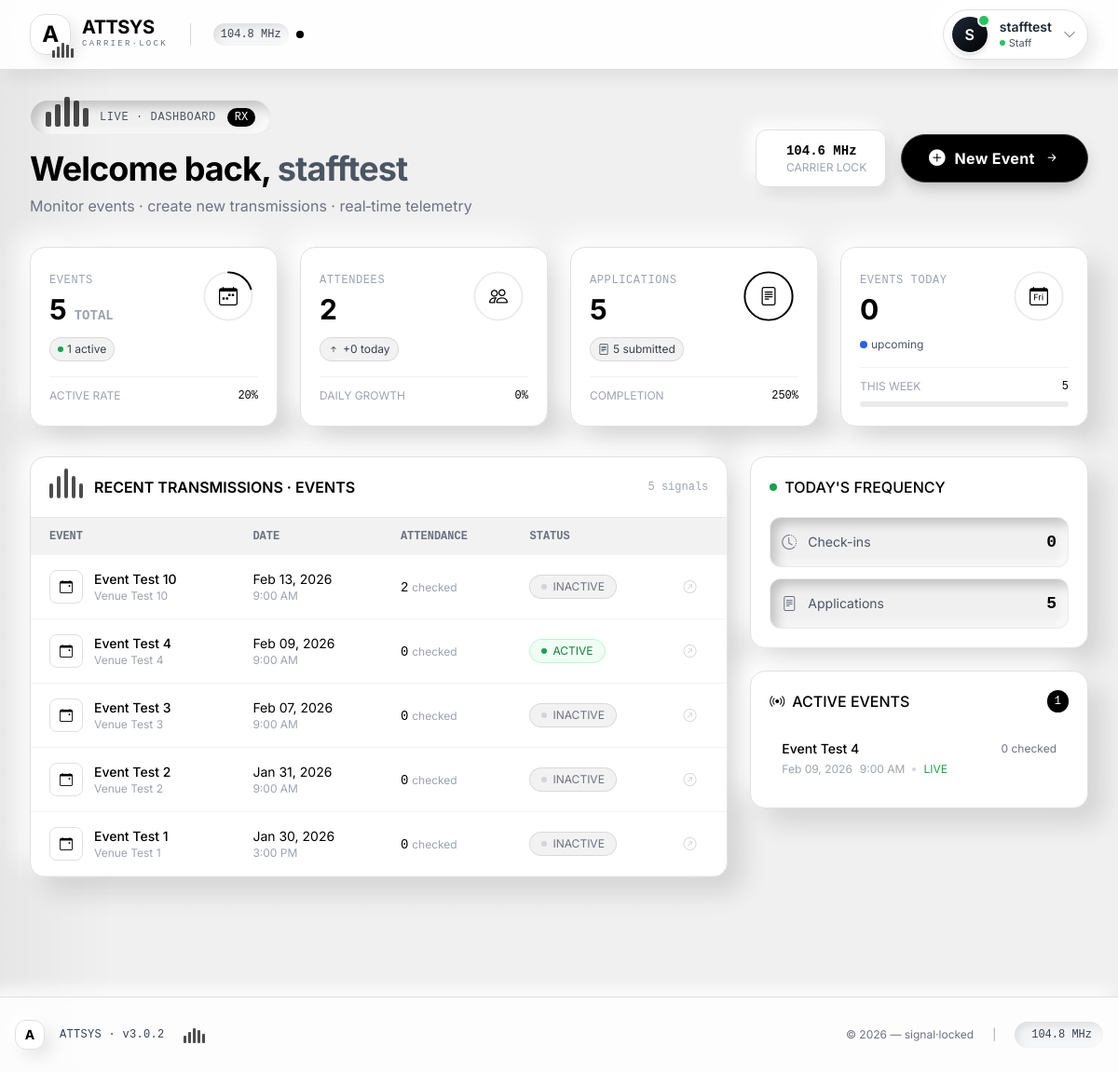
Page /attsys/dashboard/ (signed in) on the earlier database version.
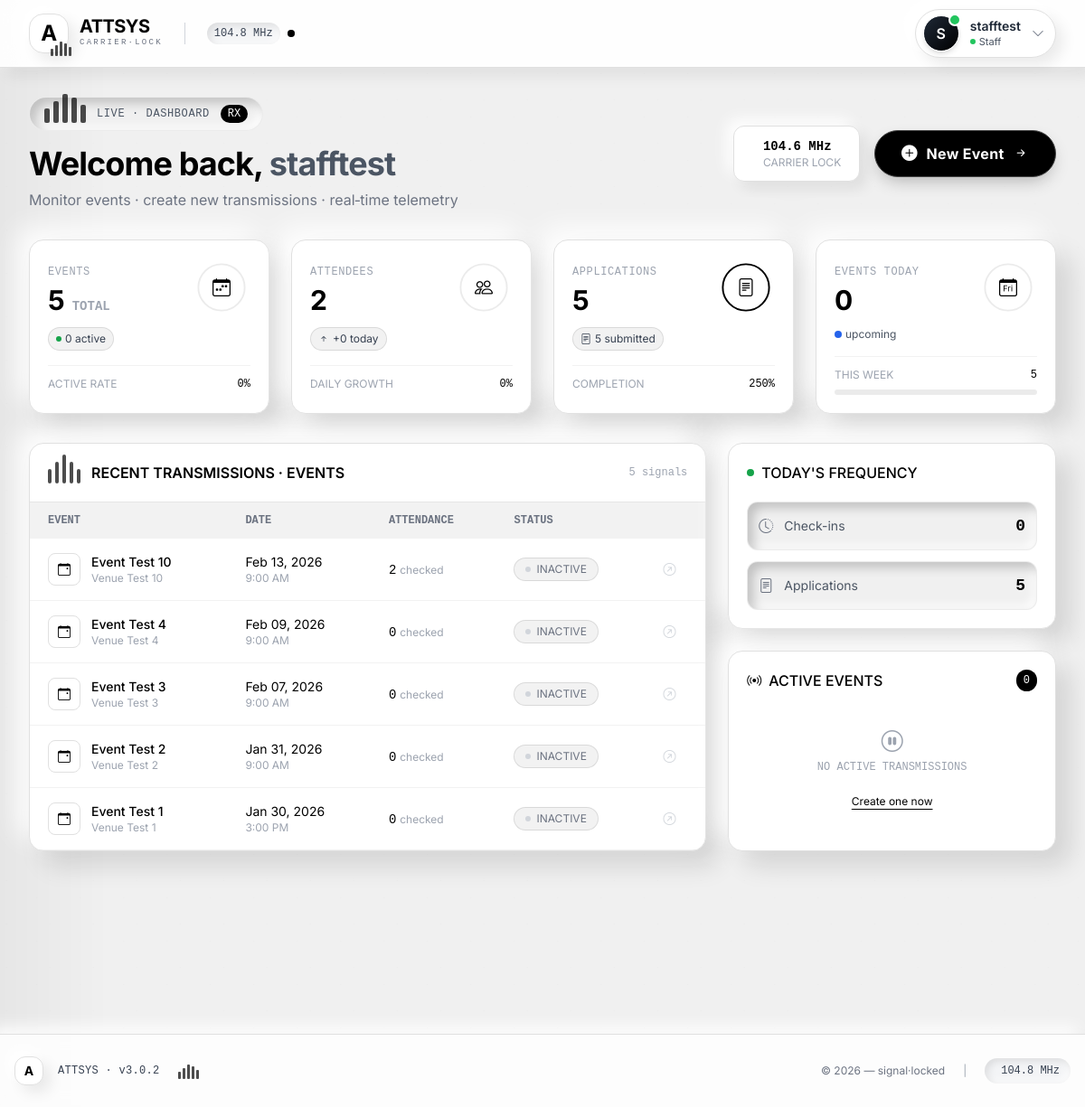
Same page on the later database version.
### attsys/models.py (models this page shows, shortened)
class Event(models.Model):
    STATE_CHOICES = (
        ('KUALA_LUMPUR', 'Kuala Lumpur'),
        ('SELANGOR', 'Selangor'),
        ('JOHOR', 'Johor'),
        ('PENANG', 'Penang'),
        ('PERAK', 'Perak'),
        ('SABAH', 'Sabah'),
        ('SARAWAK', 'Sarawak'),
        ('PAHANG', 'Pahang'),
        ('NEGERI_SEMBILAN', 'Negeri Sembilan'),
        ('KEDAH', 'Kedah'),
        ('KELANTAN', 'Kelantan'),
        ('TERENGGANU', 'Terengganu'),
        ('MELAKA', 'Melaka'),
        ('PERLIS', 'Perlis'),
        ('LABUAN', 'Labuan'),
        ('PUTRAJAYA', 'Putrajaya'),
        ('OTHER', 'Other'),
    )
    title = models.CharField(max_length=200)
    description = models.TextField(blank=True)
    venue = models.CharField(max_length=200)
    state = models.CharField(max_length=50, choices=STATE_CHOICES, default='KUALA_LUMPUR')
    custom_state = models.CharField(
        max_length=100,
        blank=True,
        verbose_name="Other State"
    )
    date = models.DateField()
    start_time = models.TimeField()
    end_time = models.TimeField()
    created_by = models.ForeignKey(
        User,
        on_delete=models.CASCADE,
        related_name='events'
    )
    assigned_staff = models.ManyToManyField(
        settings.AUTH_USER_MODEL,
        blank=True,
        related_name='assigned_events'
    )
    check_in_token = models.UUIDField(default=uuid.uuid4, unique=True)
    is_active = models.BooleanField(default=False)
    created_at = models.DateTimeField(auto_now_add=True)
    updated_at = models.DateTimeField(auto_now=True)
    class Meta:
        ordering = ['-date', '-created_at']

### attsys/views.py (the view)
# urls.py: path('dashboard/', views.dashboard, name='dashboard'),
@login_required
def dashboard(request):
    if not request.user.is_active:
        return redirect('login')
    today = malaysia_now().date()
    if request.user.role == 'ADMIN':
        total_events = Event.objects.count()
        total_attendees = Attendee.objects.count()
        total_staff = User.objects.filter(role='STAFF', is_active=True).count()
        total_feedback = Feedback.objects.count()
        total_applications = Application.objects.count()
        today_checkins = Attendee.objects.filter(
            attended_at__date=today
        ).count()
        active_events = Event.objects.filter(is_active=True).count()
        avg_rating = Feedback.objects.aggregate(Avg('rating'))['rating__avg']
        events = Event.objects.order_by('-created_at')[:10]
        return render(request, 'dashboard.html', {
            'total_events': total_events,
            'total_attendees': total_attendees,
            'total_staff': total_staff,  # Only for admin
            'total_feedback': total_feedback,
            'total_applications': total_applications,
            'today_checkins': today_checkins,
            'active_events': active_events,
            'avg_rating': avg_rating,
            'events': events,
            'is_admin': True  # Add this flag
        })
    else:
        user_events = Event.objects.filter(created_by=request.user)
        total_events = user_events.count()
        total_attendees = Attendee.objects.filter(event__in=user_events).count()
        total_feedback = Feedback.objects.filter(event__in=user_events).count()
        total_applications = Application.objects.filter(event__in=user_events).count()
        today_checkins = Attendee.objects.filter(
            event__in=user_events,
            attended_at__date=today
        ).count()
        active_events = user_events.filter(is_active=True).count()
        avg_rating = Feedback.objects.filter(
            event__in=user_events
        ).aggregate(Avg('rating'))['rating__avg']
        events = user_events.order_by('-created_at')[:10]
        return render(request, 'dashboard.html', {
            'total_events': total_events,
            'total_attendees': total_attendees,
            'total_feedback': total_feedback,
            'total_applications': total_applications,
            'today_checkins': today_checkins,
            'active_events': active_events,
            'avg_rating': avg_rating,
            'events': events,
            'is_admin': False  # Add this flag
        })

### attsys/views.py (called while the page is built)
def malaysia_now():
    return timezone.now() + timedelta(hours=8)

### attsys/templates/dashboard.html (shortened to what the changed rows need)
{% extends 'base.html' %}
{% block content %}
<div class="flex flex-col md:flex-row justify-between items-start md:items-center mb-8 reveal">
    <div>
        <h1 class="text-3xl md:text-4xl font-bold text-black tracking-tight glitch-text">
            Welcome back,
            <span class="text-gray-600">{{ user.username }}</span>
        </h1>
    </div>
</div>
<div class="grid grid-cols-1 md:grid-cols-2 lg:grid-cols-4 gap-6 mb-8">
    <div class="neu-raised rounded-2xl p-5 card-lift reveal">
        <div class="flex items-start justify-between">
            <div>
                <div class="flex items-center gap-2 mt-3">
                    <span class="inline-flex items-center gap-1 text-xs bg-black/5 text-gray-700 px-2 py-1 rounded-full border border-black/10">
                        <span class="w-1.5 h-1.5 bg-green-600 rounded-full animate-pulse"></span>
                        {{ active_events }} active
                    </span>
                </div>
            </div>
            <div class="w-16 h-16 relative transmission-ripple">
                <svg viewBox="0 0 100 100" class="transform -rotate-90 w-16 h-16">
                    <circle cx="50" cy="50" r="40" class="stat-ring-bg"></circle>
                    <circle cx="50" cy="50" r="40" class="stat-ring-progress"
                            id="eventRing" stroke-dashoffset="251.2"></circle>
                </svg>
                <i class="bi bi-calendar-week absolute inset-0 flex items-center justify-center text-black text-xl"></i>
            </div>
        </div>
        <div class="mt-4 pt-3 border-t border-black/5 text-xs text-gray-400 flex justify-between">
            <span>ACTIVE RATE</span>
            <span class="text-black font-mono" id="activeRate">
                {% widthratio active_events total_events 100 %}%
            </span>
        </div>
    </div>
</div>
<div class="grid grid-cols-1 lg:grid-cols-3 gap-6">
    <div class="lg:col-span-2">
        <div class="neu-raised rounded-2xl overflow-hidden reveal">
            <div class="overflow-x-auto">
                <table class="w-full text-sm">
                    <thead class="bg-black/5 text-gray-500 text-xs font-mono">
                        <tr>
                            <th class="px-5 py-3 text-left">EVENT</th>
                            <th class="px-5 py-3 text-left">DATE</th>
                            <th class="px-5 py-3 text-left">ATTENDANCE</th>
                            <th class="px-5 py-3 text-left">STATUS</th>
                            <th class="px-5 py-3 text-left"></th>
                        </tr>
                    </thead>
                    <tbody>
                        {% for event in events|slice:":5" %}
                        <tr class="data-row" onclick="window.location='{% url 'event_detail' event.id %}'">
                            <td class="px-5 py-4">
                                <div class="flex items-center gap-3">
                                    <div class="neu-flat w-9 h-9 rounded-lg flex items-center justify-center">
                                        <i class="bi bi-calendar-event text-black"></i>
                                    </div>
                                    <div>
                                        <div class="font-medium text-black">{{ event.title|truncatechars:20 }}</div>
                                        <div class="text-xs text-gray-400">{{ event.venue|truncatechars:15 }}</div>
                                    </div>
                                </div>
                            </td>
                            <td class="px-5 py-4">
                                <div class="text-black">{{ event.date|date:"M d, Y" }}</div>
                                {% if event.start_time %}
                                <div class="text-xs text-gray-400">{{ event.start_time|time:"g:i A" }}</div>
                                {% endif %}
                            </td>
                            <td class="px-5 py-4">
                                <span class="text-black font-mono">{{ event.attendees.count }}</span>
                                <span class="text-xs text-gray-400"> checked</span>
                            </td>
                            <td class="px-5 py-4">
                                {% if event.is_active %}
                                <span class="inline-flex items-center gap-1.5 px-3 py-1 rounded-full text-xs bg-green-50 text-green-700 border border-green-200">
                                    <span class="w-1.5 h-1.5 bg-green-600 rounded-full animate-pulse"></span> ACTIVE
                                </span>
                                {% else %}
                                <span class="inline-flex items-center gap-1.5 px-3 py-1 rounded-full text-xs bg-black/5 text-gray-500 border border-black/10">
                                    <span class="w-1.5 h-1.5 bg-gray-300 rounded-full"></span> INACTIVE
                                </span>
                                {% endif %}
                            </td>
                            <td class="px-5 py-4">
                                <i class="bi bi-arrow-up-right-circle text-gray-300 hover:text-black transition"></i>
                            </td>
                        </tr>
                        {% endfor %}
                    </tbody>
                </table>
            </div>
        </div>
    </div>
    <div class="space-y-6">
        <div class="neu-raised rounded-2xl p-5 reveal">
            <div class="flex items-center justify-between mb-4">
                <h4 class="font-medium text-black flex items-center gap-2">
                    <i class="bi bi-broadcast"></i> ACTIVE EVENTS
                </h4>
                <span class="bg-black text-white px-2 py-1 rounded-full text-xs font-mono">{{ active_events }}</span>
            </div>
            {% if active_events > 0 %}
            <div class="space-y-3">
                {% for event in events %}
                    {% if event.is_active and forloop.counter <= 3 %}
                    <div onclick="window.location='{% url 'event_detail' event.id %}'"
                         class="neu-flat p-3 rounded-xl cursor-pointer hover:border-black/20 transition-all border border-transparent">
                        <div class="flex justify-between items-center">
                            <span class="text-sm font-medium text-black">{{ event.title|truncatechars:18 }}</span>
                            <span class="text-xs text-gray-500">{{ event.attendees.count }} checked</span>
                        </div>
                        <div class="flex items-center gap-2 mt-1">
                            <span class="text-xs text-gray-400">{{ event.date|date:"M d, Y" }}</span>
                            {% if event.start_time %}
                            <span class="text-xs text-gray-400">{{ event.start_time|time:"g:i A" }}</span>
                            {% endif %}
                            <span class="w-1 h-1 bg-gray-300 rounded-full"></span>
                            <span class="text-xs text-green-600">LIVE</span>
                        </div>
                    </div>
                    {% endif %}
                {% endfor %}
            </div>
            {% else %}
            <div class="text-center py-6 text-gray-400">
                <i class="bi bi-pause-circle text-2xl"></i>
                <p class="text-xs mt-1 font-mono">NO ACTIVE TRANSMISSIONS</p>
                {% if user.role == 'STAFF' %}
                <div class="mt-4">
                    <a href="{% url 'create_event' %}" class="text-xs text-black underline underline-offset-4 hover:text-gray-700">
                        Create one now
                    </a>
                </div>
                {% endif %}
            </div>
            {% endif %}
        </div>
    </div>
</div>
{% endblock %}

Differences in the rows shown:
no longer on one of the page's lists (row edited): Event: title "Event Test 4", attendees.count "0", date "Feb 09, 2026", start_time "9:00 AM"
changed Event "Event Test 4": is_active "ACTIVE" → "INACTIVE"
Other differences:
{{ active_events }}: "1" → "0"
text no longer shown: "20"
text now shown: "0 NO ACTIVE TRANSMISSIONS Create one now"
